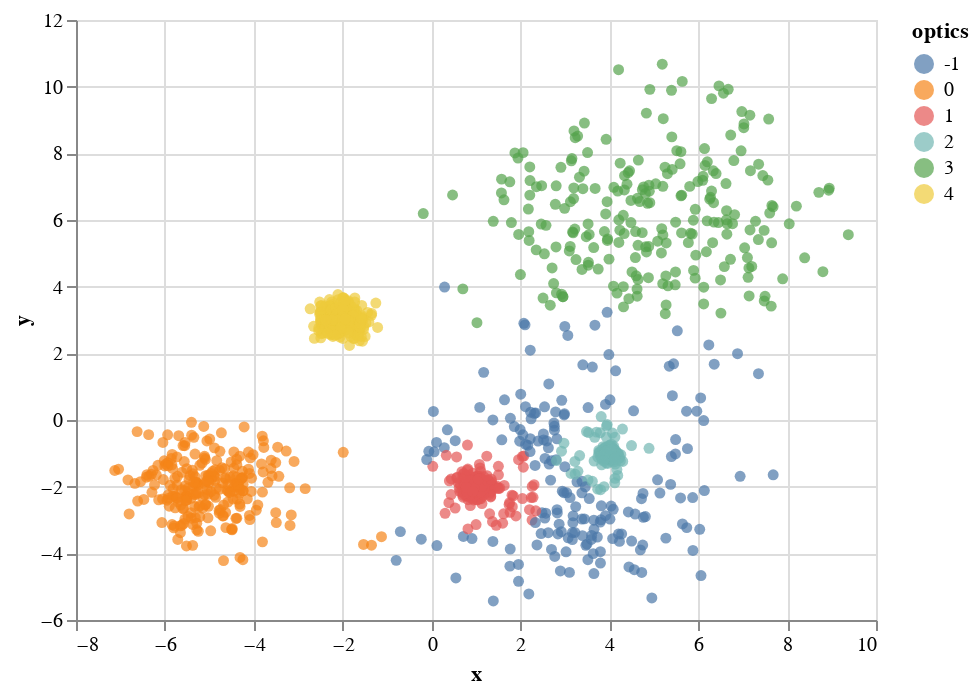

The cell this chart's notebook holds for it:
### Markdown cell above
# OPTICS: Busca densidades (variables) contiguas

### Code cell
from sklearn.cluster import OPTICS

optics = OPTICS(min_samples=50, xi=.05, min_cluster_size=.05).fit(sintetic[["x", "y"]])
sintetic["optics"] = optics.labels_

alt.Chart(sintetic).mark_circle().encode(x='x', y='y', color="optics:N")

### Figure 1 — Vega-Lite specification as saved in the notebook (floating-point values rounded to 4 significant figures; data arrays with more than 128 entries replaced by an {"elided": "..."} marker saying what was removed)
{"config": {"view": {"continuousWidth": 400, "continuousHeight": 300}}, "data": {"name": "data-46ba8b6ee03603657237d46c2ff4ab6c"}, "mark": "circle", "encoding": {"color": {"type": "nominal", "field": "optics"}, "x": {"type": "quantitative", "field": "x"}, "y": {"type": "quantitative", "field": "y"}}, "$schema": "https://vega.github.io/schema/vega-lite/v4.0.0.json", "datasets": {"data-46ba8b6ee03603657237d46c2ff4ab6c": {"elided": "1500 records"}}}
